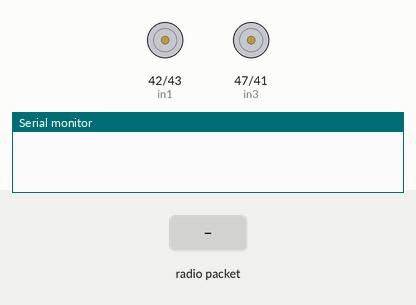
This sketch was run on a simulated Arduino Mega 2560, built with avr-gcc and run on an emulated ATmega2560. Shown: motor-driver pin pairs drawn as motors (green arrow = first pin HIGH = forward, orange = second pin HIGH = backward, longer = more drive, scaled by the enable pin), the last lines printed to the serial monitor. Inputs (shaded band) come from the test bench. No radio packets arrive unless stated.

Above: at 1.2 s.
1.3 s: radio packet "A" arrives
At 1.9 s:
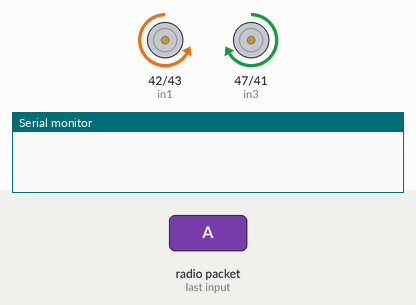
4.3 s: radio packet "O" arrives
At 5.7 s:
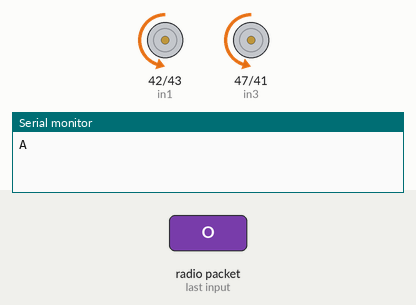
7.3 s: radio packet "E" arrives
At 9.3 s:
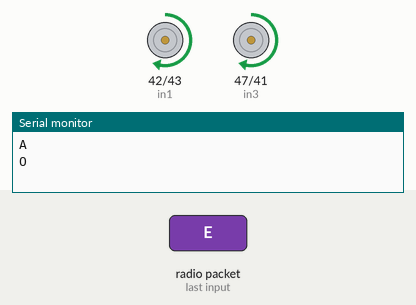
10.3 s: radio packet "O" arrives
13.3 s: radio packet "B" arrives
Timing chart, 0 to 17.3 s (numbered marks = the images above; inputs shaded):
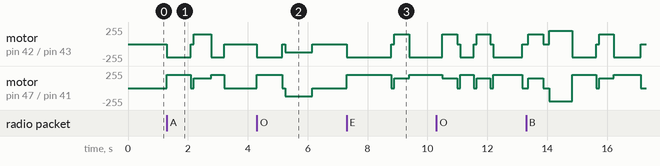

The sketch:

Rx_Arduino.ino
```cpp
#include <SPI.h>
#include <nRF24L01.h>
#include <RF24.h>
RF24 radio(48, 49);
const byte address[6] = "00001";
char  y[32] = "";
char x , z;

#define in1 42
#define in2 43
#define in3 47
#define in4 41
#define ena 44
#define enb 45

void setup() {
Serial.begin(9600);
radio.begin();
radio.openReadingPipe(0,address); //00001
radio.setPALevel(RF24_PA_MIN);
radio.startListening();

pinMode(in1,OUTPUT);
pinMode(in2,OUTPUT);
pinMode(in3,OUTPUT);
pinMode(in4,OUTPUT);
pinMode(ena,OUTPUT);
pinMode(enb,OUTPUT);


}

void loop() {

if (radio.available()){
radio.read(&y, sizeof(y));
x = y[0];
if (x == 'A')
  {z = x; forward(); delay(800); off(); delay(100); right(); delay(580); forward(); delay(430); off();}

else if (x == 'B')
  {z = x; forward(); delay(800); off(); delay(100); right(); delay(500); forward(); delay(900); off();}

else if (x == 'C')
  {z = x; forward(); delay(1570); off(); delay(100); right(); delay(500); forward(); delay(370); off();}

else if (x == 'D')
  {z = x; forward(); delay(1500); off(); delay(100); right(); delay(500); forward(); delay(680); off();}

else if (x == 'E')
  {z = x; forward(); delay(1500); off(); delay(100); right(); delay(500); forward(); delay(1100); off();}

else if (x == 'O'){
switch(z){
  case 'A': z = x; forward(); delay(850); off(); delay(100); left(); delay(900); off(); //delay(100); forward(); delay(); off(); delay(100); right(); delay(); off(); delay(100);
                   //forward(); delay(); off(); delay(100); right(); delay(); off(); delay(100); forward(); delay(); off();
                   break;

   case 'B': z = x; backward(); delay(900); off(); delay(100); left(); delay(530); off(); delay(100); backward(); delay(800); off(); break;

  case 'C': z = x; forward(); delay(850); off(); delay(100); right(); delay(530); off(); //delay(100); forward(); delay(450); off(); delay(100); right(); delay(460); off(); delay(100);
                   //forward(); delay(970); off(); delay(200); right(); delay(480); off(); delay(100);// backward(); delay(770); off();
                   break;

  case 'D': z = x; forward(); delay(500); off(); delay(100); right(); delay(490); off(); delay(100); forward(); delay(450); off(); delay(100); right(); delay(460); off(); delay(100);
                   forward(); delay(970); off(); delay(200); right(); delay(480); off(); delay(100); backward(); delay(770); off(); break;

  case 'E': z = x; right(); delay(490); off(); delay(100); forward(); delay(450); off(); delay(100); right(); delay(460); off(); delay(100); forward(); delay(970); off(); delay(200);
                   right(); delay(490); off(); delay(200); backward(); delay(770); off(); break;

  default: off();
}}

Serial.println(z);
/*if (x == 'O'){
  if(z == 'H'){
    //Serial.print("z =");
    //Serial.println(z);
    backward();
    delay(2000);
    off();
    delay(100);
    left();
    delay(650);
    backward();
    delay(2000);
    off();}

    else if(z == 'S'){
    backward();
    delay(2000);
    off();
    delay(100);
    right();
    delay(650);
    backward();
    delay(2000);
    off();}

    else if (z == 'P'){
    backward();
    delay(2000);
    off();
    delay(100);
    left();
    delay(650);
    backward();
    delay(1000);
    off();
    delay(100);
    right();
    delay(650);
    backward();
    delay(2000);
    off();}

    else if (z == 'p'){
    forward();
    delay(2000);
    off();}}*/
  }
  }

void forward(){
digitalWrite(in1,LOW);
digitalWrite(in2,HIGH);
digitalWrite(in3,HIGH);
digitalWrite(in4,LOW);
analogWrite(ena , 200);
analogWrite(enb , 200);
}

void backward(){
digitalWrite(in1,HIGH);
digitalWrite(in2,LOW);
digitalWrite(in3,LOW);
digitalWrite(in4,HIGH);
analogWrite(ena , 200);
analogWrite(enb , 200);}

void right(){
digitalWrite(in1,HIGH);
digitalWrite(in2,LOW);
digitalWrite(in3,HIGH);
digitalWrite(in4,LOW);
analogWrite(ena , 150);
analogWrite(enb , 150);}

void left(){
digitalWrite(in1,LOW);
digitalWrite(in2,HIGH);
digitalWrite(in3,LOW);
digitalWrite(in4,HIGH);
analogWrite(ena , 120);
analogWrite(enb , 120);}

void off(){
digitalWrite(in1,LOW);
digitalWrite(in2,LOW);
digitalWrite(in3,LOW);
digitalWrite(in4,LOW);}
```

Measured:
- after the input at 4.3 s, motor on pin 42 (in1) / pin 43 (in2): stopped → backward 200/255 at once, → stopped 0.85 s later, → backward 120/255 0.10 s later, → stopped 0.90 s later; motor on pin 47 (in3) / pin 41 (in4): stopped → forward 200/255 at once, → stopped 0.85 s later, → backward 120/255 0.10 s later, → stopped 0.90 s later
- after the input at 7.3 s, motor on pin 42 (in1) / pin 43 (in2): stopped → backward 200/255 at once, → stopped 1.5 s later, → forward 150/255 0.10 s later, → backward 200/255 0.50 s later; motor on pin 47 (in3) / pin 41 (in4): stopped → forward 200/255 at once, → stopped 1.5 s later, → forward 150/255 0.10 s later, → forward 200/255 0.50 s later
